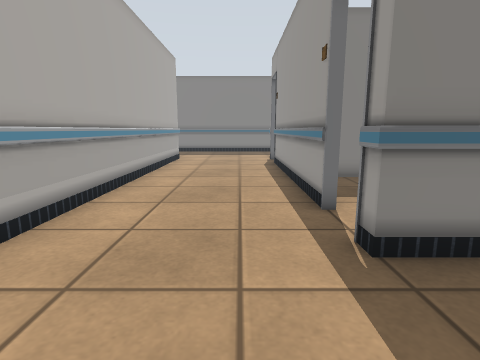
View 1 (above)

22 first-person views from a walk through a robot-simulator world made for Gazebo. The camera is 0.9 m above the floor, tilts 10° down and sees 80° across. The lines on the ground mark 1 m squares. The floor is counted in squares, 0.5 m on a side. Each view is taken from the middle of a square. On the plan, view 1 faces up. The plan holds only what a view shows up to about 16 squares ahead; the rest is blank. The place goes on beyond the plan. Some surface patterns are stand-ins.

View 2
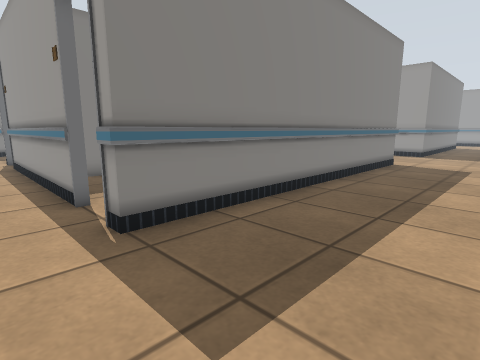

View 3
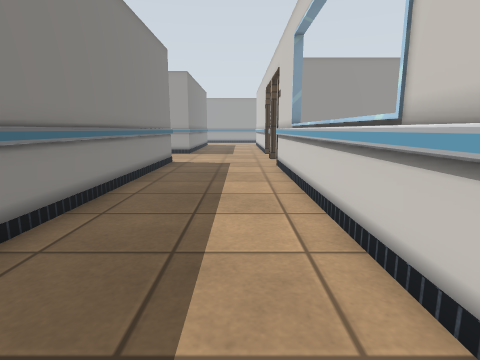

View 4
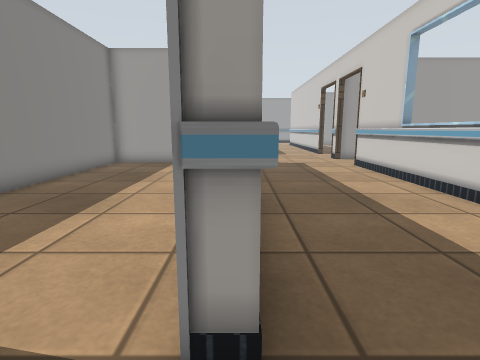

View 5
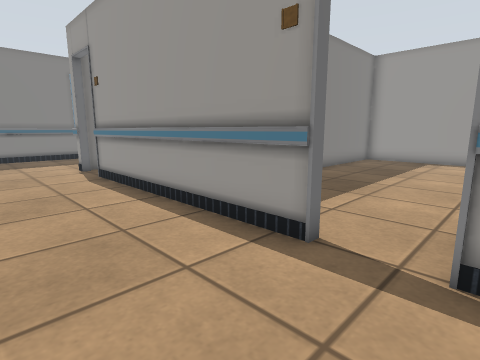

View 6
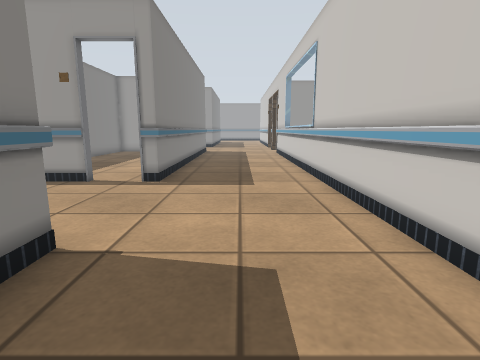

View 7
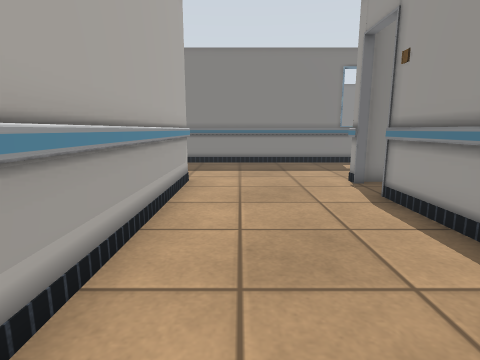

View 8
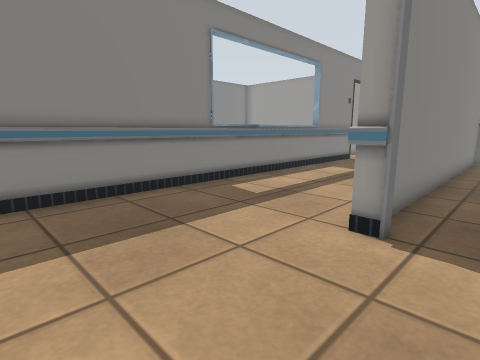

View 9
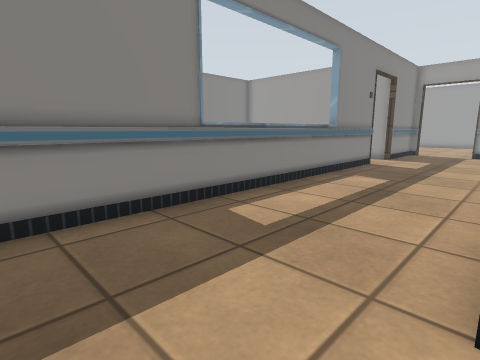

View 10
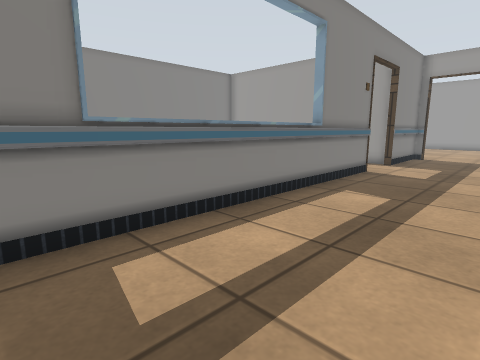

View 11
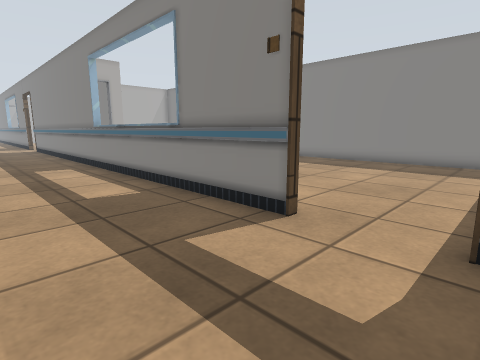

View 12
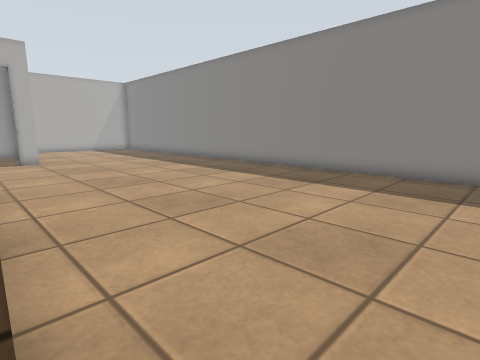

View 13
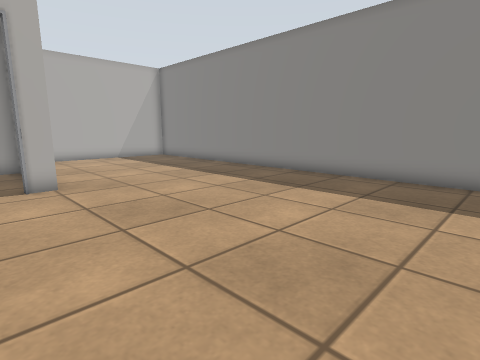

View 14
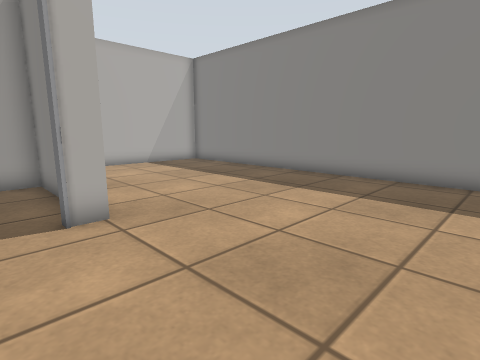

View 15
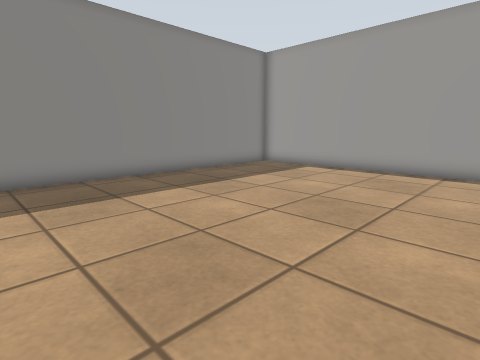

View 16
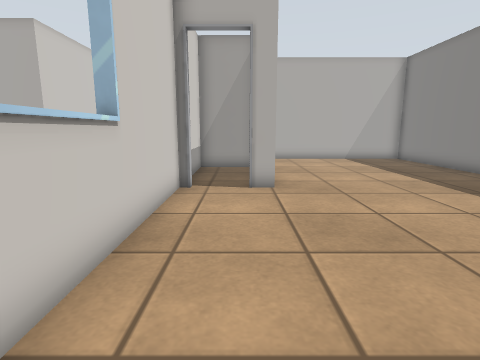

View 17
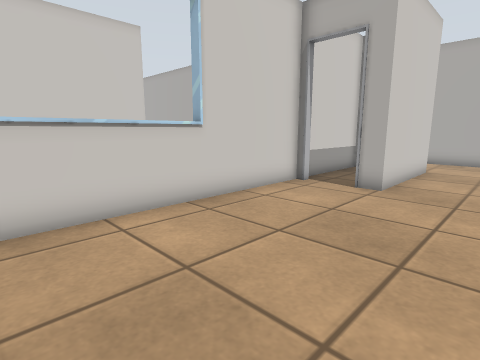

View 18
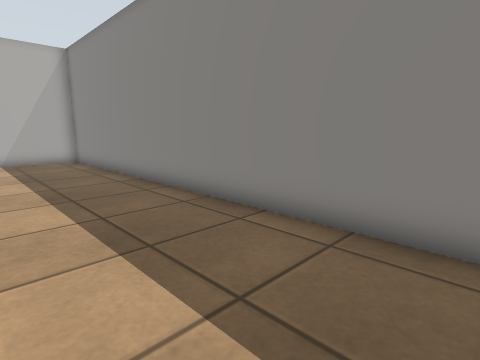

View 19
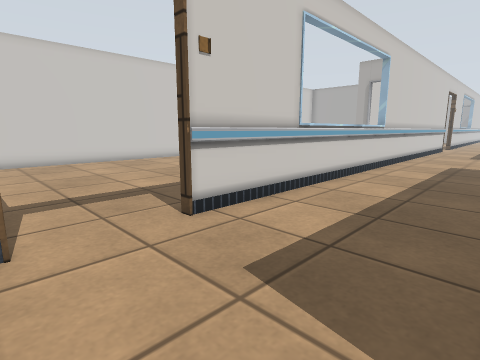

View 20
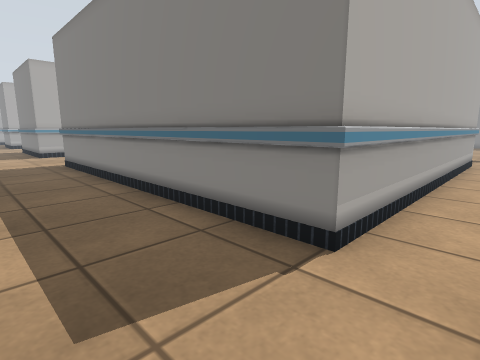

View 21
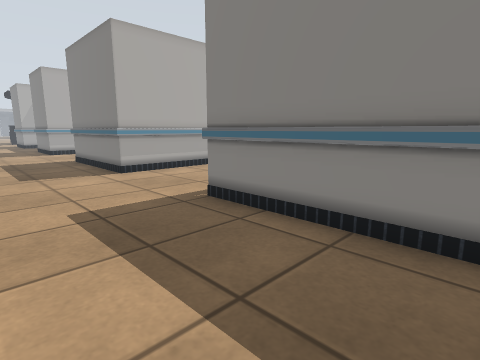

View 22
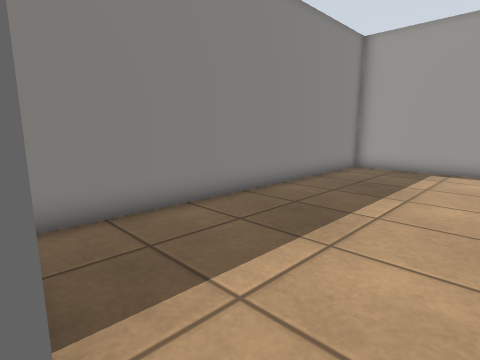

### Floor plan
Points are (right, up) in squares from view 1. A wall is a line through its corners. A room is listed if a view was taken in it or the views show most of it. See-through windows are left out.
Room 1 (views 1, 2, 3, 4, 5, 6, 19, 20, 21)
walls: (-3.8, 3.9) (-8.5, 3.9); (-4.9, -1.9) (14.6, -1.9) (14.6, -2.2); (16.1, 18.1) (16.1, 3.9) (1.9, 3.9) (1.9, 4.5)
ways out: opening at (-1, 4) to room 2; opening at (16, -2)
Room 2 (views 7, 8, 9, 10, 11, 12, 22)
walls: (2.2, 17.5) (1.9, 17.5) (1.9, 18.1) (6.9, 18.1); (-8.2, 18.1) (-3.8, 18.1) (-3.8, 3.9); (14.6, 24.2) (14.6, 23.8) (-5, 23.8); (2.2, 6.3) (1.9, 6.3) (1.9, 15.8); (16, 17.9) (2.2, 17.9); (18.5, 23.8) (17.6, 23.8)
ways out: opening at (-1, 4) to room 1; opening at (16, 24) to room 3; opening at (2, 5.5) to room 4
Room 3 (views 13, 14, 15, 16, 17, 18)
walls: (-1.2, 24.5) (-0.9, 24.5); (-0.9, 24.1) (7.6, 24.1); (-3.7, 26.9) (-5.8, 26.9) (-5.9, 24.1) (-1.6, 24.1); (-6.2, 27.1) (-0.9, 27.1) (-0.9, 26.3) (-1.2, 26.3); (17.6, 35.9) (-8.5, 35.9); (17.9, 24.1) (17.9, 35.5)
ways out: opening at (16, 24) to room 2
Room 4 (no view inside)
walls: (15.9, 6) (15.9, 10.9) (2.7, 10.9)
ways out: opening at (2, 5.5) to room 2

Where each view was taken, in squares from view 1:
view 1: 0 up, 0 right, facing up
view 2: 1 down, 0 right, facing up-right
view 3: 0 up, 0 right, facing right
view 4: 4 up, 0 right, facing right
view 5: 4 up, 2 left, facing up-right
view 6: 1 up, 8 left, facing right
view 7: 8 up, 2 left, facing up
view 8: 16 up, 3 left, facing up-right
view 9: 18 up, 1 left, facing up-right
view 10: 19 up, 2 right, facing up-right
view 11: 19 up, 18 right, facing up-left
view 12: 24 up, 17 right, facing up-left
view 13: 25 up, 9 right, facing up-left
view 14: 25 up, 5 right, facing up-left
view 15: 25 up, 5 right, facing up-right
view 16: 26 up, 8 right, facing left
view 17: 30 up, 8 right, facing down-left
view 18: 31 up, 8 right, facing up-left
view 19: 3 up, 18 right, facing down-left
view 20: 0 up, 18 right, facing up-left
view 21: 1 down, 8 right, facing up-left
view 22: 5 up, 2 right, facing up-right
